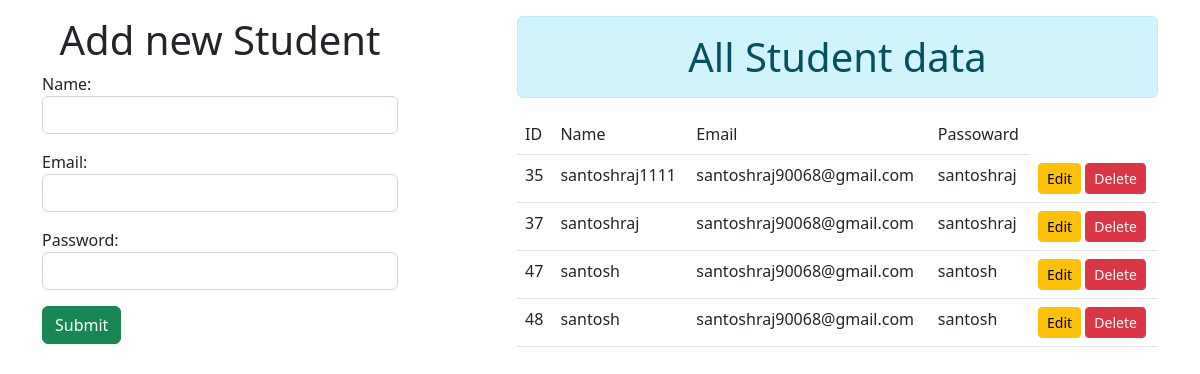
The page / on the database its author committed.
### form/models.py (models this page shows)
class User(models.Model):
    name=models.CharField(max_length=30)
    email=models.CharField(max_length=50)
    password=models.CharField(max_length=50)

### form/views.py (the view)
# urls.py: path('',views.add_show,name="addandshow"),
def add_show(request):
    if request.method=='POST':
        fm=StudentRegistration(request.POST)
        if fm.is_valid():
            nm=fm.cleaned_data['name']
            em=fm.cleaned_data['email']
            pw=fm.cleaned_data['password']
            reg=User(name=nm,email=em,password=pw)
            reg.save()
            fm=StudentRegistration()
    else:
        fm=StudentRegistration()
    stud1=User.objects.all()
    return render(request,'form/addandshow.html',{'form':fm,'stu':stud1})

### form/forms.py
class StudentRegistration(forms.ModelForm):
    class Meta:
        model=User
        fields=['name','email','password']
        widgets={
            'name':forms.TextInput(attrs={'class':'form-control'}),
            'email':forms.EmailInput(attrs={'class':'form-control'}),
            'password':forms.PasswordInput(render_value=True, attrs={'class':'form-control'})
        }

### form/templates/form/addandshow.html (shortened to what this page needs)
{% extends 'form/base.html' %} {% block content %}
<div class="row">
	<div class="col-sm-4">
		<h1 class="text-center">Add new Student</h1>
		<form method="post">
			{% csrf_token %} {{form.as_p}}
			<input type="submit" class="btn btn-success" />
		</form>
	</div>
	<div class="col-sm-7 offset-1">
		<h1 class="text-center alert alert-info">All Student data</h1>
		{% if stu %}
		<table class="table table-hover">
			<thead>
				<tr>
					<td scope="col">ID</td>
					<td scope="col">Name</td>
					<td scope="col">Email</td>
					<td scope="col">Passoward</td>
				</tr>
			</thead>
			<tbody>
				{% for s in stu %}
				<tr>
					<td scope="col">{{s.id}}</td>
					<td scope="col">{{s.name}}</td>
					<td scope="col">{{s.email}}</td>
					<td scope="col">{{s.password}}</td>
					<td>
						<a href={% url 'updatedata' s.id %} class="btn btn-warning btn-sm"> Edit</a>
						<form action= {% url 'deletedata' s.id %} method='post' class='d-inline'>
                            <input class="btn btn-danger btn-sm" type='submit' value='Delete'/>
                        </form>
					</td>
				</tr>
				{% endfor %}
			</tbody>
		</table>
		{% else %}
		<h1 class="text-center">No Student data</h1>
		{% endif %}
	</div>
</div>
{% endblock content %}

### form/templates/form/base.html (shortened to what this page needs)
<!DOCTYPE html>
<html lang="en">
	<head>
		<link
			href="https://cdn.jsdelivr.net/npm/bootstrap@5.2.3/dist/css/bootstrap.min.css"
			rel="stylesheet"
		/>
	</head>
	<body>
		<div class="container mt-3">
			 {% block content %}{% endblock content %}
		</div>
	</body>
</html>

### rows shown on the page
User: id "35", name "santoshraj1111", email "santoshraj90068@gmail.com", password "santoshraj"
User: id "37", name "santoshraj", email "santoshraj90068@gmail.com", password "santoshraj"
User: id "47", name "santosh", email "santoshraj90068@gmail.com", password "santosh"
User: id "48", name "santosh", email "santoshraj90068@gmail.com", password "santosh"
